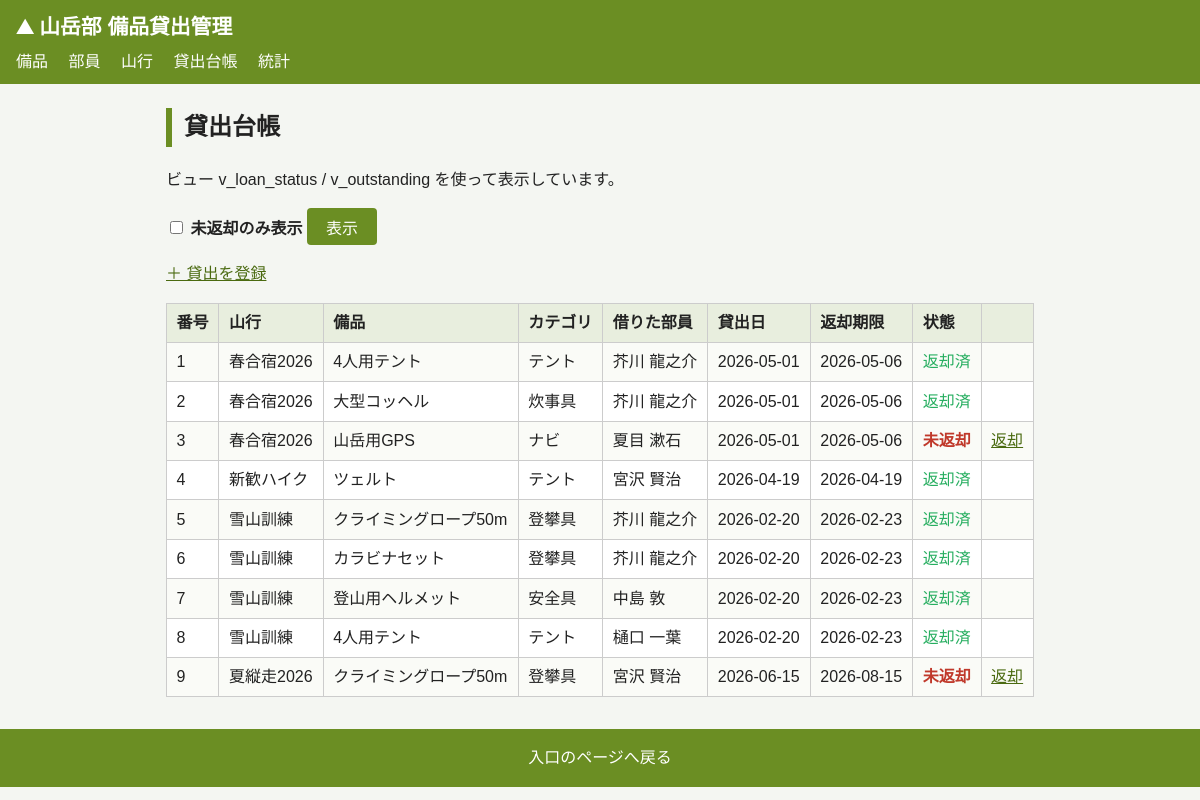
Page /loans on the committed database.
### tables this page shows
CREATE TABLE loans (                -- 貸出（備品×部員×山行の中間テーブル）
  loan_id      INTEGER PRIMARY KEY,
  equip_id     INTEGER NOT NULL,
  member_id    INTEGER NOT NULL,
  trip_id      INTEGER NOT NULL,
  lent_on      TEXT,
  due_on       TEXT,
  returned_on  TEXT,                       -- NULL = 未返却
  UNIQUE (equip_id, trip_id),              -- 同一備品を同一山行に二重貸出しない
  FOREIGN KEY (equip_id)  REFERENCES equipment(equip_id),
  FOREIGN KEY (member_id) REFERENCES members(member_id),
  FOREIGN KEY (trip_id)   REFERENCES trips(trip_id)
);

CREATE TABLE trips (                -- 山行
  trip_id     INTEGER PRIMARY KEY,
  trip_name   TEXT NOT NULL,
  destination TEXT,
  depart_on   TEXT,
  return_on   TEXT,
  style       TEXT
);

CREATE TABLE equipment (            -- 備品
  equip_id      INTEGER PRIMARY KEY,
  equip_name    TEXT NOT NULL,
  category      TEXT,
  maker_name    TEXT,
  purchased_on  TEXT,
  condition     TEXT
);

CREATE TABLE members (              -- 部員
  member_id   INTEGER PRIMARY KEY,
  name        TEXT NOT NULL,
  grade       INTEGER,
  role        TEXT,
  phone       TEXT,                 -- 先頭0や記号を保持するため文字列
  email       TEXT
);

### app.py (the view)
@app.route('/loans')
def loans() -> str:
    cur = get_db().cursor()
    l_list = cur.execute(
        'SELECT * FROM v_loan_status ORDER BY loan_id').fetchall()
    return render_template('loans.html', l_list=l_list, only_outstanding=False)

### app.py (called while the page is built)
def get_db() -> sqlite3.Connection:
    db = getattr(g, '_database', None)
    if db is None:
        db = g._database = sqlite3.connect(DATABASE)
        db.execute('PRAGMA foreign_keys = ON')  # 外部キー制約を有効化
        db.row_factory = sqlite3.Row            # カラム名でアクセスできるよう設定
    return db

@app.teardown_appcontext
def close_connection(exception: Optional[BaseException]) -> None:
    db = getattr(g, '_database', None)
    if db is not None:
        db.close()

### templates/loans.html (shortened to what this page needs)
{% extends 'layout.html' %}
{% block content %}
<h2>貸出台帳</h2>
<p>ビュー v_loan_status / v_outstanding を使って表示しています。</p>
<form method="POST" action="{{ url_for('loans_filtered') }}">
  <p>
    <label><input type="checkbox" name="only_outstanding" value="on" {% if only_outstanding %}checked{% endif %}> 未返却のみ表示</label>
    <input type="submit" value="表示">
  </p>
</form>
<p><a href="{{ url_for('loan_add') }}">＋ 貸出を登録</a></p>
<table>
  <tr><th>番号</th><th>山行</th><th>備品</th><th>カテゴリ</th><th>借りた部員</th>
      <th>貸出日</th><th>返却期限</th><th>状態</th><th></th></tr>
  {% for l in l_list %}
  <tr>
    <td>{{ l.loan_id }}</td><td>{{ l.trip_name }}</td><td>{{ l.equip_name }}</td>
    <td>{{ l.category }}</td><td>{{ l.member_name }}</td>
    <td>{{ l.lent_on }}</td><td>{{ l.due_on }}</td>
    <td>{% if l.status == '未返却' %}<span class="status-out">未返却</span>{% else %}<span class="status-in">返却済</span>{% endif %}</td>
    <td>{% if l.status == '未返却' %}<a href="{{ url_for('loan_return', id=l.loan_id) }}">返却</a>{% endif %}</td>
  </tr>
  {% else %}
  <tr><td colspan="9">貸出はありません。</td></tr>
  {% endfor %}
</table>
{% endblock %}

### static/style.css (style rules this page uses)
* { box-sizing: border-box; }
body { font-family: "Hiragino Sans", "Yu Gothic", "Meiryo", sans-serif; margin: 0; color: #222; background: #f4f6f2; line-height: 1.6; }
h2 { border-left: 6px solid #6b8e23; padding-left: 0.5em; }
table { border-collapse: collapse; width: 100%; background: #fff; margin: 1em 0; }
th, td { border: 1px solid #ccc; padding: 0.4em 0.6em; text-align: left; }
th { background: #e8eede; }
tr:nth-child(even) td { background: #fafbf7; }
a { color: #4a6a10; }
form p { margin: 0.6em 0; }
label { display: inline-block; min-width: 7em; font-weight: bold; }
input[type=submit], button { padding: 0.4em 1.2em; background: #6b8e23; color: #fff; border: none; border-radius: 4px; cursor: pointer; font-size: 1em; }
.status-out { color: #c0392b; font-weight: bold; }
.status-in { color: #27ae60; }

### rows in the picture
loans: loan_id "1", trip_name "春合宿2026", equip_name "4人用テント", category "テント", member_name "芥川 龍之介", lent_on "2026-05-01", due_on "2026-05-06", shows "返却済"
loans: loan_id "2", trip_name "春合宿2026", equip_name "大型コッヘル", category "炊事具", member_name "芥川 龍之介", lent_on "2026-05-01", due_on "2026-05-06", shows "返却済"
loans: loan_id "3", trip_name "春合宿2026", equip_name "山岳用GPS", category "ナビ", member_name "夏目 漱石", lent_on "2026-05-01", due_on "2026-05-06", shows "未返却"
loans: loan_id "4", trip_name "新歓ハイク", equip_name "ツェルト", category "テント", member_name "宮沢 賢治", lent_on "2026-04-19", due_on "2026-04-19", shows "返却済"
loans: loan_id "5", trip_name "雪山訓練", equip_name "クライミングロープ50m", category "登攀具", member_name "芥川 龍之介", lent_on "2026-02-20", due_on "2026-02-23", shows "返却済"
loans: loan_id "6", trip_name "雪山訓練", equip_name "カラビナセット", category "登攀具", member_name "芥川 龍之介", lent_on "2026-02-20", due_on "2026-02-23", shows "返却済"
loans: loan_id "7", trip_name "雪山訓練", equip_name "登山用ヘルメット", category "安全具", member_name "中島 敦", lent_on "2026-02-20", due_on "2026-02-23", shows "返却済"
loans: loan_id "8", trip_name "雪山訓練", equip_name "4人用テント", category "テント", member_name "樋口 一葉", lent_on "2026-02-20", due_on "2026-02-23", shows "返却済"
loans: loan_id "9", trip_name "夏縦走2026", equip_name "クライミングロープ50m", category "登攀具", member_name "宮沢 賢治", lent_on "2026-06-15", due_on "2026-08-15", shows "未返却"
